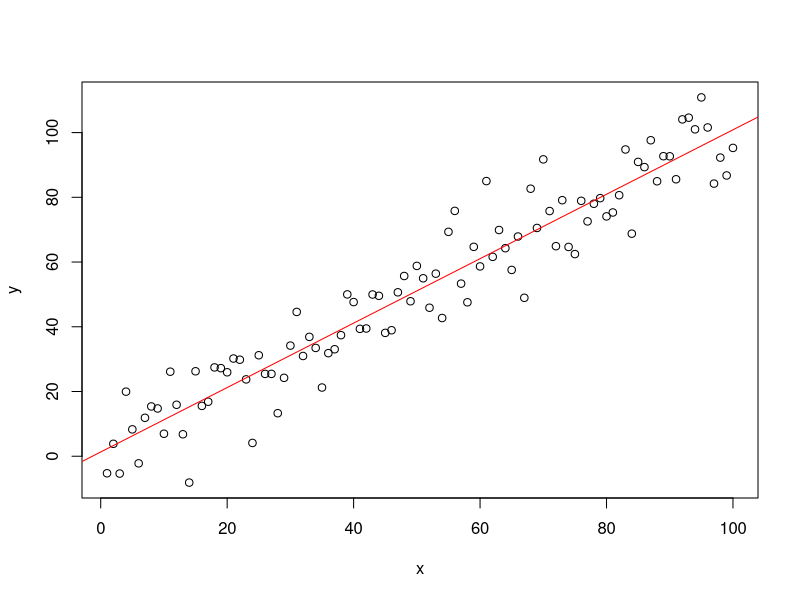

R code for this plot:
set.seed(1)

# Wir erstellen Testdaten, die sich für eine lineare Regression eignen.
x <- 1:100
y <- x + rnorm(x, sd = 10)
plot(x, y)

# Lineare Regression anwenden
model <- lm(y ~ x)

# Linie plotten
abline(model, col = "red")

# Zusammenfassung des Modells ausgeben
summary(model)

# Die Geradengleichung lautet y_hat = 1.31666 + 0.99549 * x.
# Wenn sich also der x-Wert um 1 erhöht, steigt y_hat um 0.99549.
# Die Residuen der Quantile sind relativ symmetrisch um die Mitte verteilt.
# Vgl. hierzu Q1 und Q3 sowie min und max.

# Das Bestimmtheitsmaß R^2 beträgt 0.9118, ein hoher Wert. Das lineare Modell
# kann 91.18% der Streuung um den y-Mittelwert erklären.

# Da wir Hypothesentests bisher noch nicht bearbeitet haben, können wir diese
# folgenden beiden Werte bis jetzt nur eingeschränkt interpretieren.

# Die x-Variable ist signifikant (***) mit einem p-Wert von 2e-16,
# d.h. mit großer Wahrscheinlichkeit nicht null.

# Der F-Test ergibt einen p-Wert von 2.2e-16 und zeigt ein signifikantes Modell an.
# Der p-Wert des F-Tests ist die Wahrscheinlichkeit, dass alle Koeffizienten tatsächlich null sind.
# Hinweis: Hier gibt es nur den einen Koeffizienten x.
